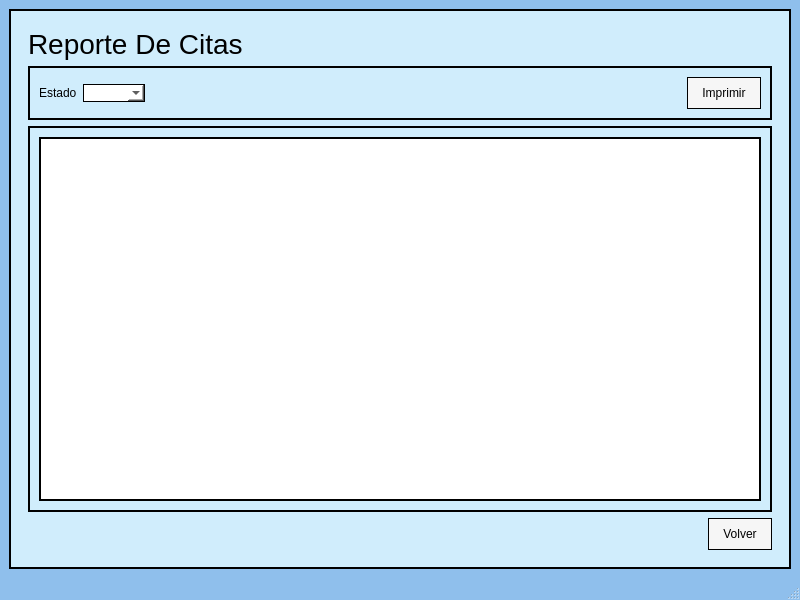
<?xml version="1.0" encoding="UTF-8"?>
<ui version="4.0">
 <class>MainWindow</class>
 <widget class="QMainWindow" name="MainWindow">
  <property name="geometry">
   <rect>
    <x>0</x>
    <y>0</y>
    <width>800</width>
    <height>600</height>
   </rect>
  </property>
  <property name="windowTitle">
   <string>MainWindow</string>
  </property>
  <property name="styleSheet">
   <string notr="true">/*fondo*/
QMainWindow{
Background-color:#8fbfec;
}
/*frame*/
QFrame{
border:2px solid black;
background-color: #D0EDFC
}


/*label*/
QLabel{
border:none;
color: black;
}

QLabel#lblTtuloReporteDECitas{
border:none;
color: black;
Font-size:28px;
border:none;

}

/*botones*/
QPushButton{
background-color: #f6f6f6;
color: black;
border: 1px solid black;
border-radius: 30px;
padding: 8px 14px;
}

/*hover:cuando paso el maus*/
QPushButton:hover{
background-color: white;
color: black;
border: 2px solid #1b4f72;
}

/*presionado*/
QPushButton:pressed{
background-color: white;
color:black;
}

/*tabla*/
QTableWidget{
background-color: #ffffff;
color: black;
border:2px solid black;

}
QHeaderView::section {
background-color: #D0EDFC;
color: black;
padding: 5px;
border: 1px solid black;
}

/*notas*/
QPlainTextEdit{
background-color: #ffffff;
}


/*TXT*/
QLineEdit{
background-color:#ffffff;
border:1px solid black;
color: black;
}

QComboBox{
background-color:#ffffff;
border:1px solid black;
color: black;
}
QComboBox QAbstractItemView {
color: black;
background-color: white;
selection-background-color: #D0EDFC;
selection-color: black;
}

QTimeEdit{
background-color:#ffffff;
border:1px solid black;
color: black;
}

QDateEdit{
background-color:#ffffff;
border:1px solid black;
color: black;
}


</string>
  </property>
  <widget class="QWidget" name="centralwidget">
   <layout class="QVBoxLayout" name="verticalLayout">
    <item>
<widget class="QFrame" name="frame_2">
       <property name="styleSheet">
        <string notr="true">QFrame#frame_2 { background-color: #D0EDFC; border: 2px solid black; padding: 8px; }</string>
       </property>
       <property name="frameShape">
        <enum>QFrame::StyledPanel</enum>
       </property>
       <property name="frameShadow">
        <enum>QFrame::Raised</enum>
       </property>
      <layout class="QVBoxLayout" name="verticalLayout_2">
       <item>
        <widget class="QLabel" name="lblTtuloReporteDECitas">
         <property name="font">
          <font>
           <pointsize>-1</pointsize>
          </font>
         </property>
         <property name="text">
          <string>Reporte De Citas</string>
         </property>
        </widget>
       </item>
       <item>
        <widget class="QFrame" name="frame">
         <property name="styleSheet">
          <string notr="true"/>
         </property>
         <property name="frameShape">
          <enum>QFrame::StyledPanel</enum>
         </property>
         <property name="frameShadow">
          <enum>QFrame::Raised</enum>
         </property>
         <layout class="QGridLayout" name="gridLayout">
          <item row="0" column="0">
           <widget class="QLabel" name="lblEstado">
            <property name="text">
             <string>Estado</string>
            </property>
           </widget>
          </item>
          <item row="0" column="1">
           <widget class="QComboBox" name="cmbEstadoFiltro"/>
          </item>
          <item row="0" column="2">
           <spacer name="horizontalSpacer_2">
            <property name="orientation">
             <enum>Qt::Horizontal</enum>
            </property>
            <property name="sizeHint" stdset="0">
             <size>
              <width>526</width>
              <height>20</height>
             </size>
            </property>
           </spacer>
          </item>
          <item row="0" column="3">
           <widget class="QPushButton" name="btnImprimir">
            <property name="styleSheet">
             <string notr="true"/>
            </property>
            <property name="text">
             <string>Imprimir</string>
            </property>
            <property name="icon">
             <iconset>
              <normaloff>../img/print_24dp_1F1F1F_FILL0_wght400_GRAD0_opsz24.png</normaloff>../img/print_24dp_1F1F1F_FILL0_wght400_GRAD0_opsz24.png</iconset>
            </property>
           </widget>
          </item>
         </layout>
        </widget>
       </item>
<item>
         <widget class="QFrame" name="frameTabla">
<property name="styleSheet">
            <string notr="true">QFrame#frameTabla { background-color: #D0EDFC; border: 2px solid black; }</string>
           </property>
          <property name="frameShape">
           <enum>QFrame::NoFrame</enum>
          </property>
          <layout class="QVBoxLayout" name="verticalLayoutTabla">
           <item>
            <widget class="QTableWidget" name="tblReporte">
<property name="styleSheet">
              <string notr="true">QTableView { background-color: #ffffff; border: 2px solid black; }</string>
              </property>
<property name="minimumSize">
               <size>
                <width>0</width>
                <height>80</height>
               </size>
              </property>
            </widget>
           </item>
          </layout>
         </widget>
        </item>
       <item>
        <layout class="QHBoxLayout" name="horizontalLayout">
         <item>
          <spacer name="horizontalSpacer">
           <property name="orientation">
            <enum>Qt::Horizontal</enum>
           </property>
           <property name="sizeHint" stdset="0">
            <size>
             <width>40</width>
             <height>20</height>
            </size>
           </property>
          </spacer>
         </item>
         <item>
          <widget class="QPushButton" name="btnVolver">
           <property name="text">
            <string>Volver</string>
           </property>
           <property name="icon">
            <iconset>
             <normaloff>../img/arrow_back_24dp_1F1F1F_FILL0_wght400_GRAD0_opsz24.png</normaloff>../img/arrow_back_24dp_1F1F1F_FILL0_wght400_GRAD0_opsz24.png</iconset>
           </property>
          </widget>
         </item>
        </layout>
       </item>
      </layout>
     </widget>
    </item>
   </layout>
  </widget>
  <widget class="QStatusBar" name="statusbar"/>
 </widget>
 <resources/>
 <connections/>
</ui>
